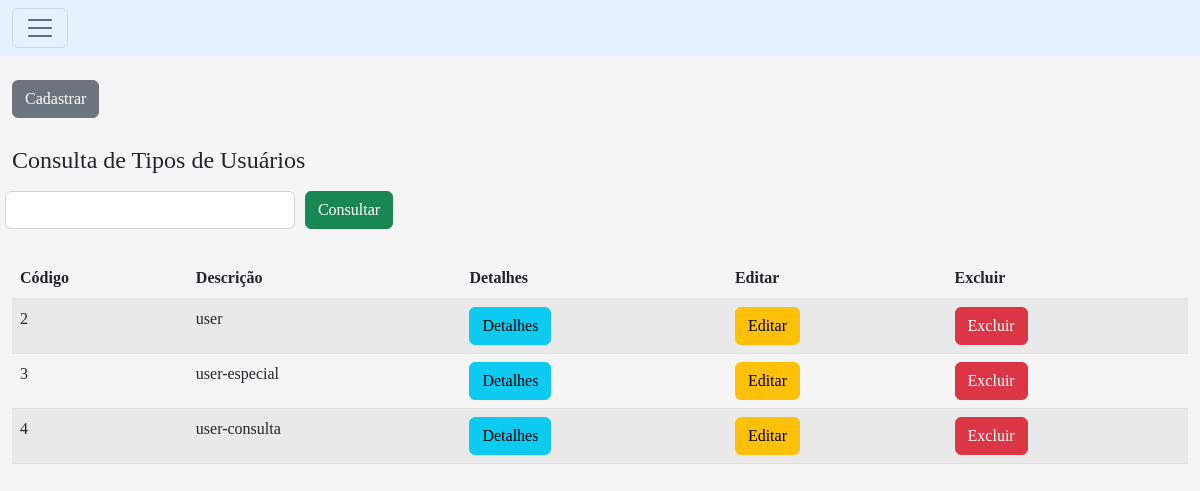
Page /exemplocrud/crud-padrao/pages/tipoUsuario/index.php?filtro=user on the committed database.
### tables this page shows
CREATE TABLE IF NOT EXISTS `tipoUsuario` (
  `codigo` INT NOT NULL AUTO_INCREMENT,
  `descricao` VARCHAR(45) NOT NULL,
  PRIMARY KEY (`codigo`)
);

### exemplocrud/crud-padrao/pages/tipoUsuario/index.php (the view, shortened to what this page needs)
<?php
    include '../header.php';
    ?>
    <div class="container-fluid">
    <br>
    <a class='btn btn-secondary'href="cad.php">Cadastrar</a>
    <br><br>
    <form action="" method="get">
        <fieldset>
        <legend>Consulta de Tipos de Usuários</legend>
        <div class="row align-items-end">
            <div class="col-3">
                <input class="form-control" type="text" name="filtro" id="filtro">
            </div>
            <div class="col-1">
            <button type="submit" class="btn btn-success">Consultar</button>
            </div>
        </div>
        </fieldset>
    </form>
    <br>
    <table class="table table-striped">
    <thead>
        <tr class='table-titulo'>
            <th>Código</th>
            <th>Descrição</th>
            <th>Detalhes</th>
            <th>Editar</th>
            <th>Excluir</th>
        </tr>
    </thead>
    <tbody>
<?php
    $conexao = Conexao::getInstance();
    $filtro = isset($_GET['filtro']) ? $_GET['filtro']: "";
    $consulta=$conexao->query("SELECT * FROM tipoUsuario where descricao like '$filtro%';");
    while($linha=$consulta->fetch(PDO::FETCH_ASSOC)){
            echo "<tr>
                   <td>{$linha['codigo']}</td>
                   <td>{$linha['descricao']}</td>
                   <td><a class='btn btn-info' href='show.php?codigo={$linha['codigo']}'>Detalhes</a></td>
                   <td><a class='btn btn-warning' href='cad.php?acao=editar&codigo={$linha['codigo']}'>Editar</a></td>
                   <td><a class='btn btn-danger' onClick = 'return excluir();' href='acao.php?acao=excluir&codigo={$linha['codigo']}'.>Excluir</a></td>
                  </tr>\n";
    }
?>
</tbody>
</table>
</div>
<?php include '../footer.php'; ?>

### assets/css/estilo.css (style rules this page uses)
body { font-family: 'Abel', sans-serif; background-image: url("paper.gif"); background-color: #F5F5F5; font-family: 'Irish Grover', cursive; }
.col-1 { width: 8.33%; }
.col-3 { width: 24.99%; }
* { box-sizing: border-box; }
[class*="col"] { float:left; padding: 5px; }
.row { clear: both; }
.form-control { color: rgb(247, 234, 234); }

### rows in the picture
tipousuario: codigo "2", descricao "user"
tipousuario: codigo "3", descricao "user-especial"
tipousuario: codigo "4", descricao "user-consulta"
